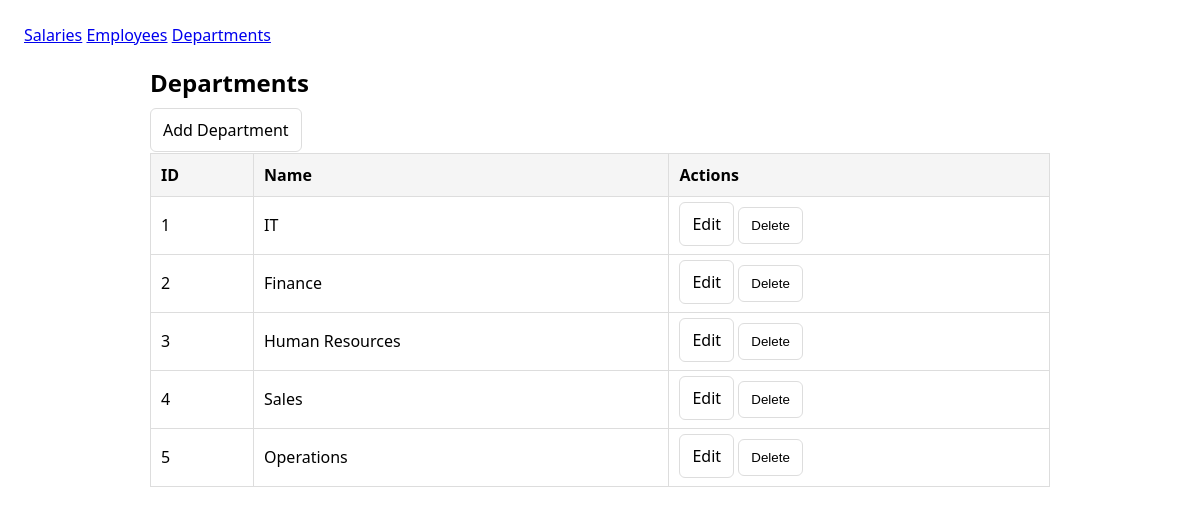
The page /departments on the database its author committed.
### tables this page shows
CREATE TABLE "Department" (
	"department_id"	INTEGER,
	"department_name"	nvarchar(100),
	PRIMARY KEY("department_id" AUTOINCREMENT)
);

### app.py (the view)
@app.route("/departments")
def departments_index():
    conn = get_db()
    rows = conn.execute(
        "SELECT department_id, department_name FROM Department ORDER BY department_id ASC"
    ).fetchall()
    conn.close()
    return render_template("departments_index.html", rows=rows)

### app.py (called while the page is built)
def get_db():
    conn = sqlite3.connect(DB_PATH)
    conn.row_factory = sqlite3.Row
    return conn

### templates/departments_index.html
{% extends "base.html" %} {% block content %}
<h2>Departments</h2>
<a class="btn" href="{{ url_for('departments_add') }}">Add Department</a>
<table>
  <thead>
    <tr>
      <th>ID</th>
      <th>Name</th>
      <th>Actions</th>
    </tr>
  </thead>
  <tbody>
    {% for r in rows %}
    <tr>
      <td>{{ r.department_id }}</td>
      <td>{{ r.department_name }}</td>
      <td>
        <a
          class="btn"
          href="{{ url_for('departments_edit', department_id=r.department_id) }}"
          >Edit</a
        >
        <form
          method="post"
          action="{{ url_for('departments_delete', department_id=r.department_id) }}"
          style="display: inline"
        >
          <button
            class="btn"
            type="submit"
            onclick="return confirm('Delete this department?');"
          >
            Delete
          </button>
        </form>
      </td>
    </tr>
    {% endfor %}
  </tbody>
</table>
{% endblock %}

### templates/base.html (style rules this page uses)
body { font-family: system-ui, Arial; margin: 24px; }
table { width: 100%; border-collapse: collapse; margin-top: 12px; }
th, td { border: 1px solid #ddd; padding: 10px; text-align: left; }
th { background: #f5f5f5; }
a, button { cursor: pointer; }
.btn { padding: 10px 12px; border: 1px solid #ddd; background: #fff; border-radius: 6px; text-decoration: none; color: inherit; }

### rows shown on the page
Department: department_id "1", department_name "IT"
Department: department_id "2", department_name "Finance"
Department: department_id "3", department_name "Human Resources"
Department: department_id "4", department_name "Sales"
Department: department_id "5", department_name "Operations"
